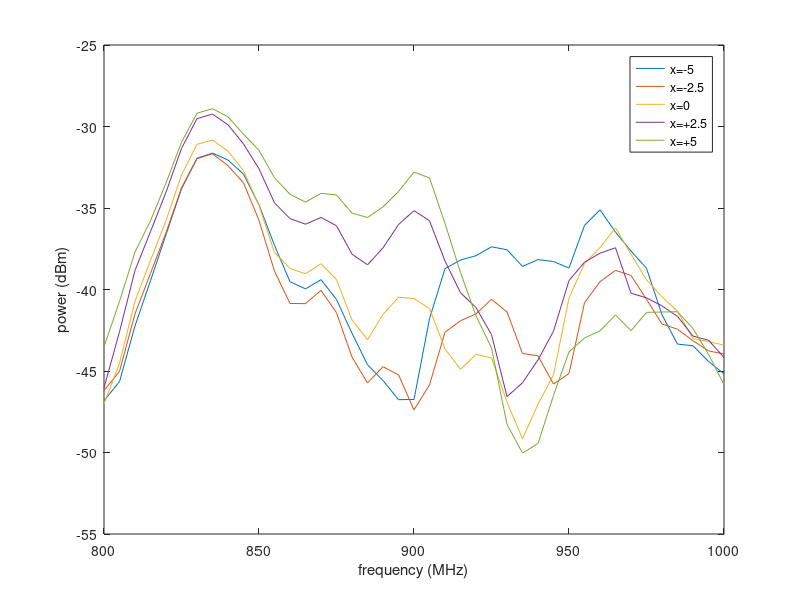

Reproduce this figure in MATLAB.
clear; clc
load('Data.mat');
ave = mean(data, 1);
f = 800:5:1000;

for i = 1:5
    plot(f, ave(1,:,i))
    hold on
end

xlabel('frequency (MHz)')
ylabel('power (dBm)')
legend('x=-5', 'x=-2.5','x=0','x=+2.5','x=+5')


%%
x = reshape(data, [41,750]);
